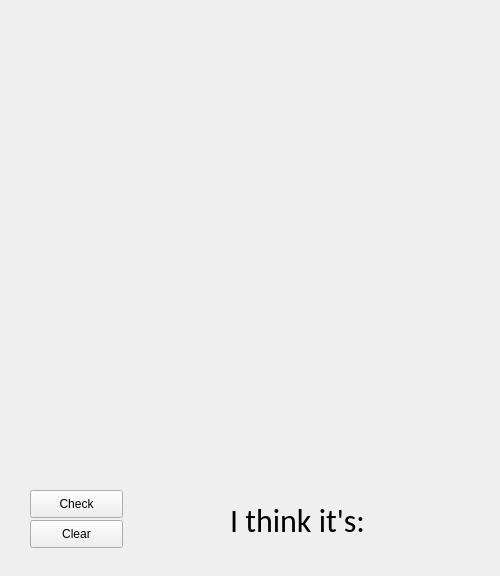
<?xml version="1.0" encoding="UTF-8"?>
<ui version="4.0">
 <class>MainWindow</class>
 <widget class="QMainWindow" name="MainWindow">
  <property name="geometry">
   <rect>
    <x>0</x>
    <y>0</y>
    <width>500</width>
    <height>576</height>
   </rect>
  </property>
  <property name="windowTitle">
   <string>MainWindow</string>
  </property>
  <widget class="QWidget" name="mainLayout">
   <widget class="QPushButton" name="checkButton">
    <property name="geometry">
     <rect>
      <x>30</x>
      <y>490</y>
      <width>93</width>
      <height>28</height>
     </rect>
    </property>
    <property name="text">
     <string>Check</string>
    </property>
   </widget>
   <widget class="QPushButton" name="clearButton">
    <property name="geometry">
     <rect>
      <x>30</x>
      <y>520</y>
      <width>93</width>
      <height>28</height>
     </rect>
    </property>
    <property name="text">
     <string>Clear</string>
    </property>
   </widget>
   <widget class="QLabel" name="answerLabel">
    <property name="geometry">
     <rect>
      <x>230</x>
      <y>490</y>
      <width>211</width>
      <height>61</height>
     </rect>
    </property>
    <property name="font">
     <font>
      <family>Calibri</family>
      <pointsize>24</pointsize>
     </font>
    </property>
    <property name="text">
     <string>I think it's:</string>
    </property>
   </widget>
   <widget class="QWidget" name="verticalLayoutWidget">
    <property name="geometry">
     <rect>
      <x>10</x>
      <y>10</y>
      <width>481</width>
      <height>471</height>
     </rect>
    </property>
    <layout class="QVBoxLayout" name="canvasLayout"/>
   </widget>
  </widget>
 </widget>
 <resources/>
 <connections/>
</ui>
